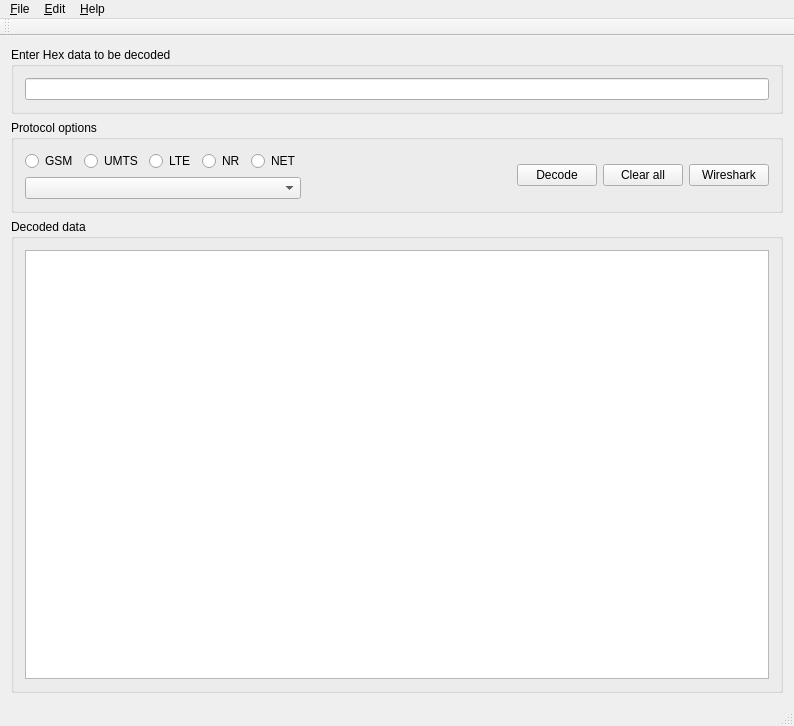
<?xml version="1.0" encoding="UTF-8"?>
<ui version="4.0">
 <class>MainWindow</class>
 <widget class="QMainWindow" name="MainWindow">
  <property name="geometry">
   <rect>
    <x>0</x>
    <y>0</y>
    <width>794</width>
    <height>726</height>
   </rect>
  </property>
  <property name="sizePolicy">
   <sizepolicy hsizetype="MinimumExpanding" vsizetype="MinimumExpanding">
    <horstretch>0</horstretch>
    <verstretch>0</verstretch>
   </sizepolicy>
  </property>
  <property name="windowTitle">
   <string>3GPP Decoder</string>
  </property>
  <property name="windowIcon">
   <iconset resource="images.qrc">
    <normaloff>:/images/decoder.png</normaloff>:/images/decoder.png</iconset>
  </property>
  <property name="styleSheet">
   <string notr="true"/>
  </property>
  <widget class="QWidget" name="centralWidget">
   <layout class="QGridLayout" name="gridLayout_4">
    <item row="0" column="0">
     <layout class="QVBoxLayout" name="verticalLayout_2">
      <item>
       <widget class="QGroupBox" name="groupBox">
        <property name="title">
         <string>Enter Hex data to be decoded</string>
        </property>
        <layout class="QGridLayout" name="gridLayout">
         <item row="0" column="0">
          <widget class="QLineEdit" name="lineEditData"/>
         </item>
        </layout>
       </widget>
      </item>
      <item>
       <widget class="QGroupBox" name="groupBox_2">
        <property name="title">
         <string>Protocol options</string>
        </property>
        <layout class="QGridLayout" name="gridLayout_3">
         <item row="0" column="0">
          <layout class="QVBoxLayout" name="verticalLayout">
           <item>
            <layout class="QHBoxLayout" name="horizontalLayout">
             <item>
              <widget class="QRadioButton" name="radioButtonGsm">
               <property name="text">
                <string>GSM</string>
               </property>
              </widget>
             </item>
             <item>
              <widget class="QRadioButton" name="radioButtonUmts">
               <property name="text">
                <string>UMTS</string>
               </property>
              </widget>
             </item>
             <item>
              <widget class="QRadioButton" name="radioButtonLte">
               <property name="text">
                <string>LTE</string>
               </property>
              </widget>
             </item>
             <item>
              <widget class="QRadioButton" name="radioButtonNr">
               <property name="text">
                <string>NR</string>
               </property>
              </widget>
             </item>
             <item>
              <widget class="QRadioButton" name="radioButtonNet">
               <property name="text">
                <string>NET</string>
               </property>
              </widget>
             </item>
            </layout>
           </item>
           <item>
            <widget class="QComboBox" name="comboBoxProtocol"/>
           </item>
          </layout>
         </item>
         <item row="0" column="1">
          <spacer name="horizontalSpacer">
           <property name="orientation">
            <enum>Qt::Horizontal</enum>
           </property>
           <property name="sizeHint" stdset="0">
            <size>
             <width>132</width>
             <height>20</height>
            </size>
           </property>
          </spacer>
         </item>
         <item row="0" column="2">
          <spacer name="horizontalSpacer_2">
           <property name="orientation">
            <enum>Qt::Horizontal</enum>
           </property>
           <property name="sizeHint" stdset="0">
            <size>
             <width>132</width>
             <height>20</height>
            </size>
           </property>
          </spacer>
         </item>
         <item row="0" column="3">
          <layout class="QHBoxLayout" name="horizontalLayout_2">
           <item>
            <widget class="QPushButton" name="pushButtonDecode">
             <property name="text">
              <string>Decode</string>
             </property>
            </widget>
           </item>
           <item>
            <widget class="QPushButton" name="pushButtonClear">
             <property name="text">
              <string>Clear all</string>
             </property>
            </widget>
           </item>
           <item>
            <widget class="QPushButton" name="pushButtonWireshark">
             <property name="text">
              <string>Wireshark</string>
             </property>
            </widget>
           </item>
          </layout>
         </item>
        </layout>
       </widget>
      </item>
      <item>
       <widget class="QGroupBox" name="groupBox_3">
        <property name="title">
         <string>Decoded data</string>
        </property>
        <layout class="QGridLayout" name="gridLayout_2">
         <item row="0" column="0">
          <widget class="QTextEdit" name="textEditDecoded"/>
         </item>
        </layout>
       </widget>
      </item>
     </layout>
    </item>
   </layout>
  </widget>
  <widget class="QMenuBar" name="menuBar">
   <property name="geometry">
    <rect>
     <x>0</x>
     <y>0</y>
     <width>794</width>
     <height>23</height>
    </rect>
   </property>
   <widget class="QMenu" name="menu_File">
    <property name="title">
     <string>&amp;File</string>
    </property>
    <addaction name="action_Preference"/>
    <addaction name="action_Exit"/>
   </widget>
   <widget class="QMenu" name="menu_Edit">
    <property name="title">
     <string>&amp;Edit</string>
    </property>
    <addaction name="action_Copy"/>
    <addaction name="action_Cut"/>
    <addaction name="action_Paste"/>
   </widget>
   <widget class="QMenu" name="menu_Help">
    <property name="title">
     <string>&amp;Help</string>
    </property>
    <addaction name="action_About_Decoder"/>
   </widget>
   <addaction name="menu_File"/>
   <addaction name="menu_Edit"/>
   <addaction name="menu_Help"/>
  </widget>
  <widget class="QToolBar" name="mainToolBar">
   <attribute name="toolBarArea">
    <enum>TopToolBarArea</enum>
   </attribute>
   <attribute name="toolBarBreak">
    <bool>false</bool>
   </attribute>
  </widget>
  <widget class="QStatusBar" name="statusBar"/>
  <action name="action_Exit">
   <property name="text">
    <string>&amp;Exit</string>
   </property>
  </action>
  <action name="action_Copy">
   <property name="text">
    <string>&amp;Copy</string>
   </property>
  </action>
  <action name="action_Paste">
   <property name="text">
    <string>&amp;Paste</string>
   </property>
  </action>
  <action name="action_Cut">
   <property name="text">
    <string>&amp;Cut</string>
   </property>
  </action>
  <action name="action_About_Decoder">
   <property name="text">
    <string>&amp;About Decoder</string>
   </property>
  </action>
  <action name="action_Preference">
   <property name="text">
    <string>&amp;Preference</string>
   </property>
  </action>
 </widget>
 <layoutdefault spacing="6" margin="11"/>
 <resources>
  <include location="images.qrc"/>
 </resources>
 <connections/>
</ui>
